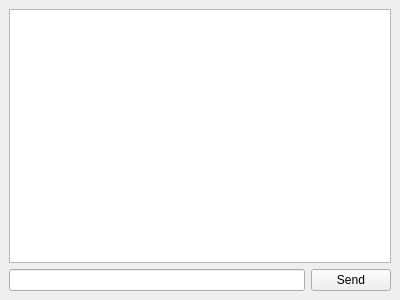
<?xml version="1.0" encoding="UTF-8"?>
<ui version="4.0">
 <class>ChatWindow</class>
 <widget class="QMainWindow" name="ChatWindow">
  <property name="geometry">
   <rect>
    <x>0</x>
    <y>0</y>
    <width>400</width>
    <height>300</height>
   </rect>
  </property>
  <property name="windowTitle">
   <string>Chat Application</string>
  </property>
  <widget class="QWidget" name="central_widget">
   <layout class="QVBoxLayout" name="verticalLayout">
    <item>
     <widget class="QTextEdit" name="chat_display">
      <property name="readOnly">
       <bool>true</bool>
      </property>
     </widget>
    </item>
    <item>
     <layout class="QHBoxLayout" name="horizontalLayout">
      <item>
       <widget class="QLineEdit" name="msg_input" />
      </item>
      <item>
       <widget class="QPushButton" name="send_btn">
        <property name="text">
         <string>Send</string>
        </property>
       </widget>
      </item>
     </layout>
    </item>
   </layout>
  </widget>
  <action name="actionQuit">
   <property name="text">
    <string>&amp;Quit</string>
   </property>
  </action>
 </widget>
 <resources/>
 <connections/>
</ui>
